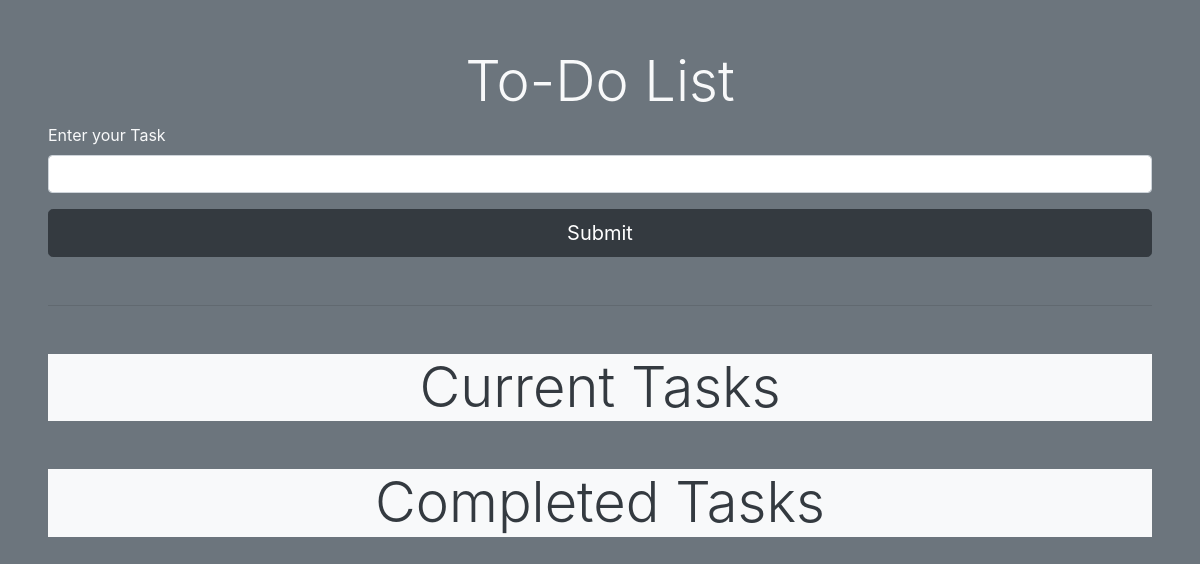
Before: / with the older database file.
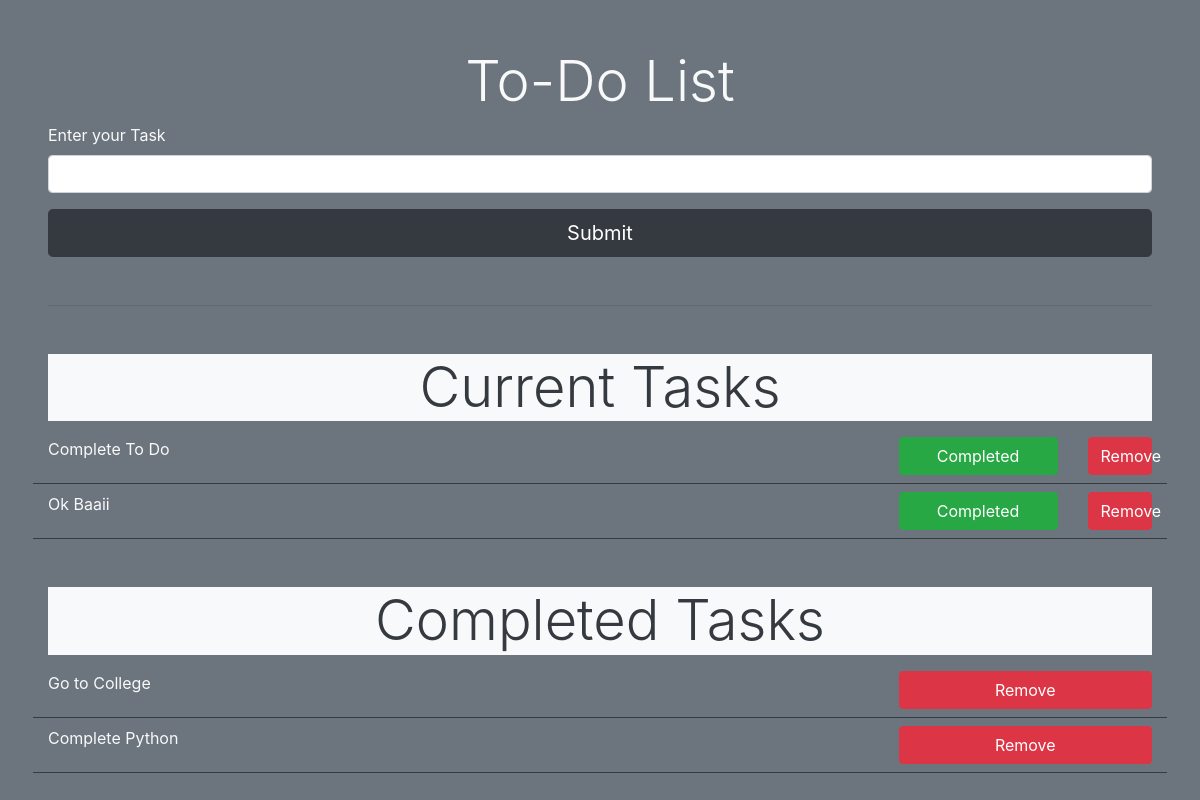
After: the same page with the newer database file.
### app/models.py (models this page shows)
class tbl_new_task(models.Model):
    title = models.CharField(max_length=500)
    status = models.CharField(max_length=10, default="current")

### app/views.py (the view)
# urls.py: path('', views.index),
def index(request):
    new_tasks = tbl_new_task.objects.all()
    return render(request, 'index.html',
                  {'title': 'ToDo | Index', 'new_tasks': new_tasks})

### app/templates/index.html (shortened to what this page needs)
{% extends "base.html" %}
{% block content %}
    <h1 class="text-center display-4">To-Do List</h1>
    <form method="post" action="/add_task/">
        <div class="form-group">
            <label for="task">Enter your Task</label>
            <input type="text" class="form-control" id="task" name="task" aria-describedby="emailHelp">
        </div>
        <button type="submit" class="btn btn-dark btn-lg btn-block">Submit</button>
    </form>
    <hr class="my-5">
    <div>
        <h1 class="text-center display-4 text-dark bg-light">Current Tasks</h1>
        {% for task in new_tasks %}
            {% if task.status == "current" %}
                <div class="row  py-2 border-bottom border-dark">
                    <div class="col-md-9 align-middle">{{ task.title }}</div>
                    <div class="col-md-2 align-middle">
                        <a href="/complete_task/{{ task.id }}">
                            <button class="btn btn-success btn-block">Completed</button>
                        </a>
                    </div>
                    <div class="col-md-1 align-middle">
                        <a href="/remove_task/{{ task.id }}">
                            <button class="btn btn-danger btn-block">Remove</button>
                        </a>
                    </div>
                </div>
            {% endif %}
        {% endfor %}
        <h1 class="text-center display-4 mt-5 text-dark bg-light">Completed Tasks</h1>
        {% for task in new_tasks %}
            {% if task.status == "completed" %}
                <div class="row  py-2 border-bottom border-dark">
                    <div class="col-md-9 align-middle">{{ task.title }}</div>
                    <div class="col-md-3 align-middle">
                        <a href="/remove_task/{{ task.id }}">
                            <button class="btn btn-danger btn-block">Remove</button>
                        </a>
                    </div>
                </div>
            {% endif %}
        {% endfor %}
    </div>
{% endblock content %}

### app/templates/base.html (shortened to what this page needs)
 {% load static %}
<!doctype html>
<html lang="en">
<head>
    <link rel="stylesheet" href="https://cdn.jsdelivr.net/npm/bootstrap@4.6.1/dist/css/bootstrap.min.css">
    <link rel="stylesheet" type="text/css" href="{% static 'style.css' %}">
</head>
<body class="p-5 text-light bg-secondary">
{% block content %}
{% endblock content %}
</body>
</html>

Changed rows visible on the page:
added tbl_new_task: title "Complete To Do", shown under "Current Tasks"
added tbl_new_task: title "Ok Baaii", shown under "Current Tasks"
added tbl_new_task: title "Go to College", shown under "Completed Tasks"
added tbl_new_task: title "Complete Python", shown under "Completed Tasks"
